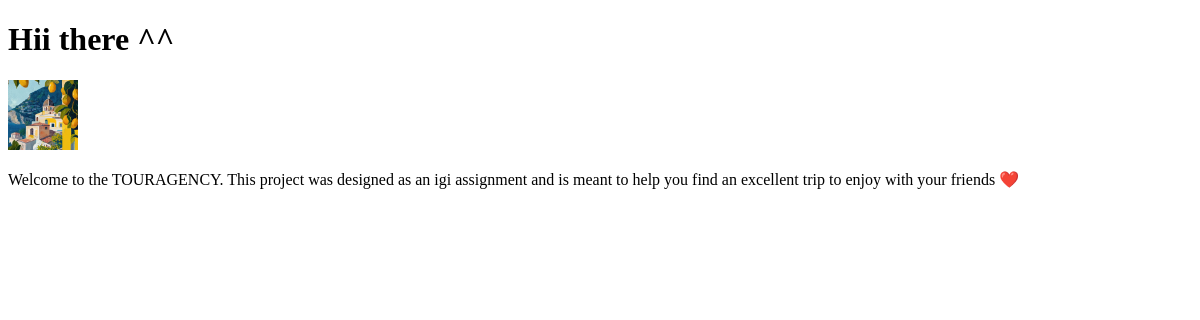
Page /about/ on the earlier database version.
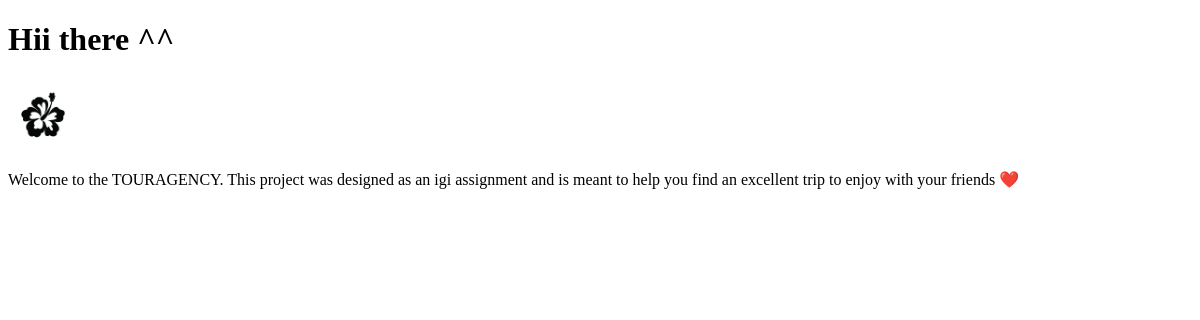
Same page on the later database version.
### touragency/models.py (models this page shows)
class CompanyInfo(models.Model):
    text = models.TextField()
    logo = models.ImageField(upload_to='images/')

### touragency/views.py (the view)
# urls.py: path('about/', views.about_company, name='about'),
def about_company(request):
    info = CompanyInfo.objects.first()
    return render(request, 'about.html', {'company_info': info})

### touragency/templates/about.html (shortened to what this page needs)
<!DOCTYPE html>
<html>
<head>
</head>
<body>
    <h1>Hii there ^^ </h1>
    <img src="{{ company_info.logo.url }}" height="70" width="70">
    <p>{{ company_info.text }} ❤️</p>
</body>
</html>

Differences in the rows shown:
changed CompanyInfo: logo: a different picture
